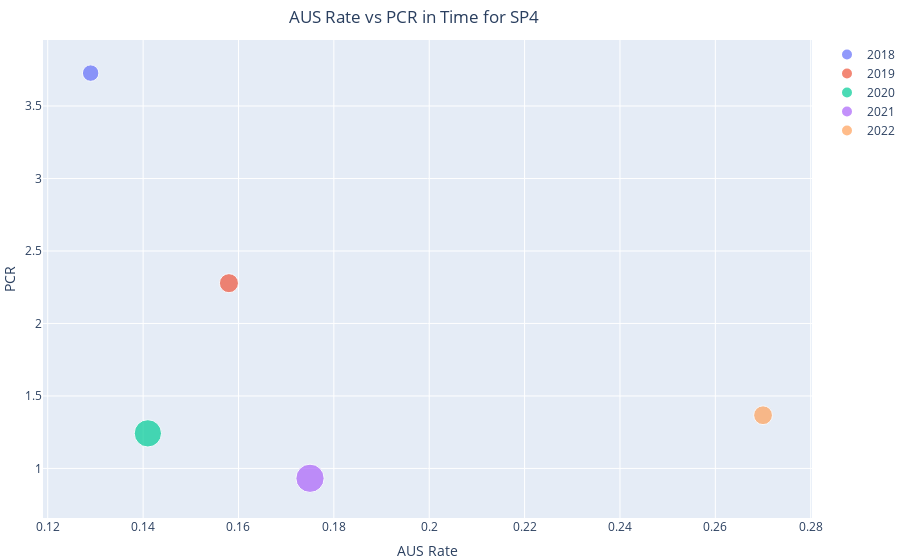

The notebook cell saved with this chart:
### Code cell
AUS_call_rate_vs_PCR_by_Path_and_year(9)

### Figure 1 — Plotly figure (JSON) as saved in the notebook; plotly's stock layout.template omitted (floating-point values rounded to 4 significant figures)
{"data": [{"customdata": [["SP4"]], "hovertemplate": "Year=2018<br>TBS III Call Rate=%{x}<br>TBS III + Rate=%{y}<br>Cases=%{marker.size}<br>Pathologists=%{customdata[0]}<extra></extra>", "legendgroup": "2018", "marker": {"color": "#636EFA", "size": [85], "sizemode": "area", "sizeref": 0.6275, "symbol": "circle"}, "mode": "markers", "name": "2018", "orientation": "v", "showlegend": true, "type": "scatter", "x": [0.129], "xaxis": "x", "y": [3.727], "yaxis": "y"}, {"customdata": [["SP4"]], "hovertemplate": "Year=2019<br>TBS III Call Rate=%{x}<br>TBS III + Rate=%{y}<br>Cases=%{marker.size}<br>Pathologists=%{customdata[0]}<extra></extra>", "legendgroup": "2019", "marker": {"color": "#EF553B", "size": [114], "sizemode": "area", "sizeref": 0.6275, "symbol": "circle"}, "mode": "markers", "name": "2019", "orientation": "v", "showlegend": true, "type": "scatter", "x": [0.158], "xaxis": "x", "y": [2.278], "yaxis": "y"}, {"customdata": [["SP4"]], "hovertemplate": "Year=2020<br>TBS III Call Rate=%{x}<br>TBS III + Rate=%{y}<br>Cases=%{marker.size}<br>Pathologists=%{customdata[0]}<extra></extra>", "legendgroup": "2020", "marker": {"color": "#00CC96", "size": [234], "sizemode": "area", "sizeref": 0.6275, "symbol": "circle"}, "mode": "markers", "name": "2020", "orientation": "v", "showlegend": true, "type": "scatter", "x": [0.141], "xaxis": "x", "y": [1.242], "yaxis": "y"}, {"customdata": [["SP4"]], "hovertemplate": "Year=2021<br>TBS III Call Rate=%{x}<br>TBS III + Rate=%{y}<br>Cases=%{marker.size}<br>Pathologists=%{customdata[0]}<extra></extra>", "legendgroup": "2021", "marker": {"color": "#AB63FA", "size": [251], "sizemode": "area", "sizeref": 0.6275, "symbol": "circle"}, "mode": "markers", "name": "2021", "orientation": "v", "showlegend": true, "type": "scatter", "x": [0.175], "xaxis": "x", "y": [0.932], "yaxis": "y"}, {"customdata": [["SP4"]], "hovertemplate": "Year=2022<br>TBS III Call Rate=%{x}<br>TBS III + Rate=%{y}<br>Cases=%{marker.size}<br>Pathologists=%{customdata[0]}<extra></extra>", "legendgroup": "2022", "marker": {"color": "#FFA15A", "size": [111], "sizemode": "area", "sizeref": 0.6275, "symbol": "circle"}, "mode": "markers", "name": "2022", "orientation": "v", "showlegend": true, "type": "scatter", "x": [0.27], "xaxis": "x", "y": [1.367], "yaxis": "y"}], "layout": {"autosize": true, "legend": {"itemsizing": "constant", "title": {"text": ""}, "tracegroupgap": 0}, "margin": {"b": 0, "l": 0, "pad": 0, "r": 0, "t": 40}, "title": {"text": "AUS Rate vs PCR in Time for SP4", "x": 0.46, "xanchor": "center", "y": 0.98, "yanchor": "top"}, "xaxis": {"anchor": "y", "domain": [0, 1], "title": {"text": "AUS Rate"}}, "yaxis": {"anchor": "x", "domain": [0, 1], "title": {"text": "PCR"}}}}
